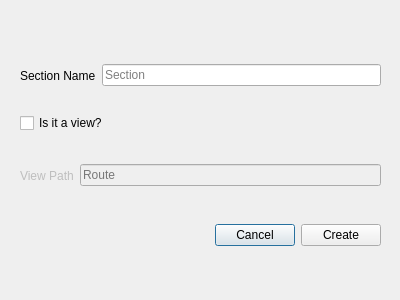
<?xml version="1.0" encoding="UTF-8"?>
<ui version="4.0">
 <class>CreateSection</class>
 <widget class="QDialog" name="CreateSection">
  <property name="geometry">
   <rect>
    <x>0</x>
    <y>0</y>
    <width>400</width>
    <height>300</height>
   </rect>
  </property>
  <property name="windowTitle">
   <string>Create Section</string>
  </property>
  <widget class="QCheckBox" name="isViewCheckBox">
   <property name="geometry">
    <rect>
     <x>20</x>
     <y>110</y>
     <width>121</width>
     <height>26</height>
    </rect>
   </property>
   <property name="text">
    <string>Is it a view?</string>
   </property>
  </widget>
  <widget class="QWidget" name="horizontalLayoutWidget_2">
   <property name="geometry">
    <rect>
     <x>20</x>
     <y>60</y>
     <width>361</width>
     <height>31</height>
    </rect>
   </property>
   <layout class="QHBoxLayout" name="sectionNamehorizontalLayout">
    <item>
     <widget class="QLabel" name="sectionNameLabel">
      <property name="text">
       <string>Section Name</string>
      </property>
     </widget>
    </item>
    <item>
     <widget class="QLineEdit" name="sectionNameLineEdit">
      <property name="placeholderText">
       <string>Section</string>
      </property>
     </widget>
    </item>
   </layout>
  </widget>
  <widget class="QWidget" name="horizontalLayoutWidget">
   <property name="geometry">
    <rect>
     <x>20</x>
     <y>219</y>
     <width>361</width>
     <height>32</height>
    </rect>
   </property>
   <layout class="QHBoxLayout" name="bottomButtonLayout">
    <item>
     <spacer name="horizontalSpacer">
      <property name="orientation">
       <enum>Qt::Orientation::Horizontal</enum>
      </property>
      <property name="sizeHint" stdset="0">
       <size>
        <width>40</width>
        <height>20</height>
       </size>
      </property>
     </spacer>
    </item>
    <item>
     <widget class="QPushButton" name="cancelButton">
      <property name="text">
       <string>Cancel</string>
      </property>
     </widget>
    </item>
    <item>
     <widget class="QPushButton" name="createButton">
      <property name="text">
       <string>Create</string>
      </property>
     </widget>
    </item>
   </layout>
  </widget>
  <widget class="QWidget" name="horizontalLayoutWidget_3">
   <property name="geometry">
    <rect>
     <x>20</x>
     <y>160</y>
     <width>361</width>
     <height>31</height>
    </rect>
   </property>
   <layout class="QHBoxLayout" name="viewRoutehorizontalLayout">
    <item>
     <widget class="QLabel" name="viewRouteLabel">
      <property name="enabled">
       <bool>false</bool>
      </property>
      <property name="text">
       <string>View Path</string>
      </property>
     </widget>
    </item>
    <item>
     <widget class="QLineEdit" name="viewRouteLineEdit">
      <property name="enabled">
       <bool>false</bool>
      </property>
      <property name="placeholderText">
       <string>Route</string>
      </property>
     </widget>
    </item>
   </layout>
  </widget>
 </widget>
 <resources/>
 <connections/>
</ui>
